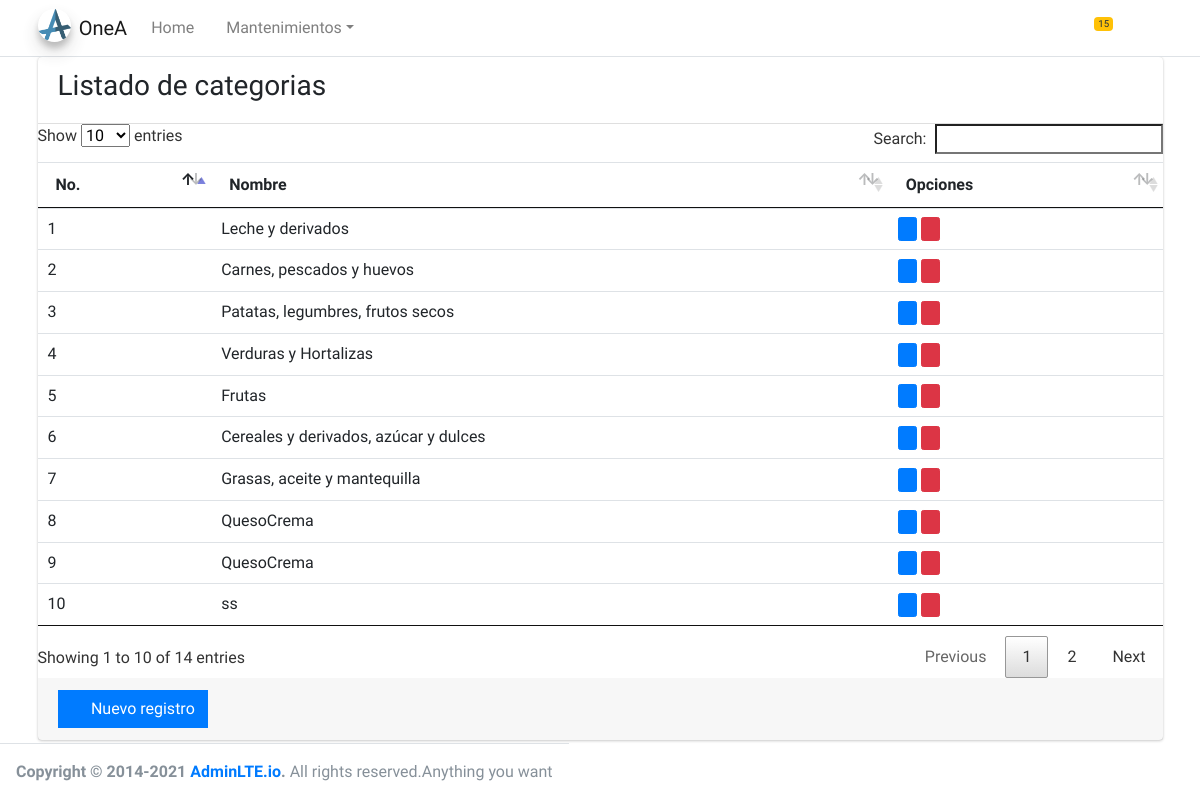
Screenshot of /erp/ with the database file from the repository.
### gestionpedidos/models.py (models this page shows, shortened)
class Category(models.Model):
    names = models.CharField(max_length=150, verbose_name='Nombres', unique=True)
    desc = models.CharField(max_length=500, null=True, blank=True, verbose_name='Descripcion')

### gestionpedidos/views/category/views.py (the view, shortened to what this page needs)
# urls.py: path('erp/', CategoryListView.as_view(), name='categoryList'),
class CategoryListView(ListView):
    model = Category
    template_name = 'category/list.html'
    @method_decorator(csrf_exempt)
    def dispatch(self, request, *args, **kwargs):
        return super().dispatch(request, *args, **kwargs)
    def get_context_data(self, **kwargs):
        context = super().get_context_data(**kwargs)
        context['title'] = 'Listado de categorias'
        context['create_url'] = reverse_lazy('categoryCreate')
        return context

### gestionpedidos/templates/category/list.html
{% extends 'list.html' %}
{% block columns %}
    <tr>
        <th scope="col">No.</th>
        <th scope="col">Nombre</th>
        <th scope="col">Opciones</th>
    </tr>
{% endblock %}
{% block rows %}
    {% for c in object_list %}
    <tr>
        <td>{{c.id}}</td>
        <td>{{c.names}}</td>
        <td>
            <button type="button" class="btn btn-primary btn-xs"><i class="fas fa-edit"></i></button>
            <button type="button" class="btn btn-danger btn-xs"><i class="fas fa-trash-alt"></i></button>
        </td>
    </tr>
    {% endfor %}
{% endblock %}

### templates/list.html (shortened to what this page needs)
{% extends 'body.html' %}
{% load static %}
{% block head %}
    <link rel="stylesheet" href="{% static 'lib/datatables-1.10.20/jquery.dataTables.css' %}">
    <link rel="stylesheet" href="{% static 'lib/datatables-1.10.20/css/dataTables.bootstrap4.min.css' %}"/>
    <link rel="stylesheet" href="{% static 'lib/datatables-1.10.20/plugins/responsive-2.2.3/css/responsive.bootstrap4.min.css' %}"/>
{% endblock head %}
{% block content %}
    <div class="card card-default">
        <div class="card-header">
            <h3>
                <span>{{title}}</span>
            </h3>
        </div>
        <table class="table" id="myTable">
            <thead>
                {% block columns %}
                {% endblock columns %}
            </thead>
            <tbody>
                {% block rows %}
                {% endblock rows %}
            </tbody>
        </table>
        <div>
        <div class="card-footer">
            <a href="{{ create_url }}" class="btn btn-primary btn-flat btnTest">
                <i class="fas fa-plus"></i>&nbsp; Nuevo registro
            </a>
        </div>
        </div>
    </div>
{% endblock %}

### templates/body.html (shortened to what this page needs)
{% extends 'home.html' %}
{% block body %}
    <body class="hold-transition layout-top-nav">
        <div class="wrapper">
        {% include './header.html' %}
            <div class="container">
                {% block content %}
                {% endblock %}
            </div>
        {% include './footer.html' %}
        </div>
    </body>
{% endblock %}

### templates/home.html (shortened to what this page needs)
{% load static %}
<!DOCTYPE html>
<html lang="en">
<head>
  <link rel="stylesheet" href=" {% static 'lib/adminlte-3.1.0/plugins/fontawesome-free/css/all.min.css' %} ">
  <link rel="stylesheet" href=" {% static 'lib/adminlte-3.1.0/css/adminlte.min.css' %} ">
  {% block head %}
  {% endblock head %}
  </head>
  {% block body %}
  {% endblock %}
</html>

### templates/header.html (shortened to what this page needs)
{% load static %}
 <nav class="main-header navbar navbar-expand-md navbar-light navbar-white">
    <div class="container">
      <a href="../../index3.html" class="navbar-brand">
        <img src="{% static '/img/anarquia.ico' %}" alt="AdminLTE Logo" class="brand-image img-circle elevation-3" style="opacity: .8">
        <span class="brand-text font-weight-light">OneA</span>
      </a>
      <div class="collapse navbar-collapse order-3" id="navbarCollapse">
        <ul class="navbar-nav">
          <li class="nav-item">
            <a href="index3.html" class="nav-link">Home</a>
          </li>
          <li class="nav-item dropdown">
            <a id="dropdownSubMenu1" href="#" data-toggle="dropdown" aria-haspopup="true" aria-expanded="false" class="nav-link dropdown-toggle">Mantenimientos</a>
          </li>
        </ul>
      <ul class="order-1 order-md-3 navbar-nav navbar-no-expand ml-auto">
        <li class="nav-item dropdown">
          <a class="nav-link" data-toggle="dropdown" href="#">
            <span class="badge badge-warning navbar-badge">15</span>
          </a>
        </li>
        <li class="nav-item">
          <a class="nav-link" data-widget="control-sidebar" data-slide="true" href="#" role="button">
            <i class="fas fa-th-large"></i>
          </a>
        </li>
      </ul>
    </div>
  </nav>

### templates/footer.html
{% load static %}
<footer class="main-footer" style="position: fixed; bottom: 0;">
    <div class="float-right d-none d-sm-inline">
      Anything you want
    </div>
    <strong>Copyright &copy; 2014-2021 <a href="https://adminlte.io">AdminLTE.io</a>.</strong> All rights reserved.
</footer>

### rows the page displays
Category: id "1", names "Leche y derivados"
Category: id "2", names "Carnes, pescados y huevos"
Category: id "3", names "Patatas, legumbres, frutos secos"
Category: id "4", names "Verduras y Hortalizas"
Category: id "5", names "Frutas"
Category: id "6", names "Cereales y derivados, azúcar y dulces"
Category: id "7", names "Grasas, aceite y mantequilla"
Category: id "8", names "QuesoCrema"
Category: id "9", names "QuesoCrema"
Category: id "10", names "ss"

### other values shown
{{ title }} "Listado de categorias"
